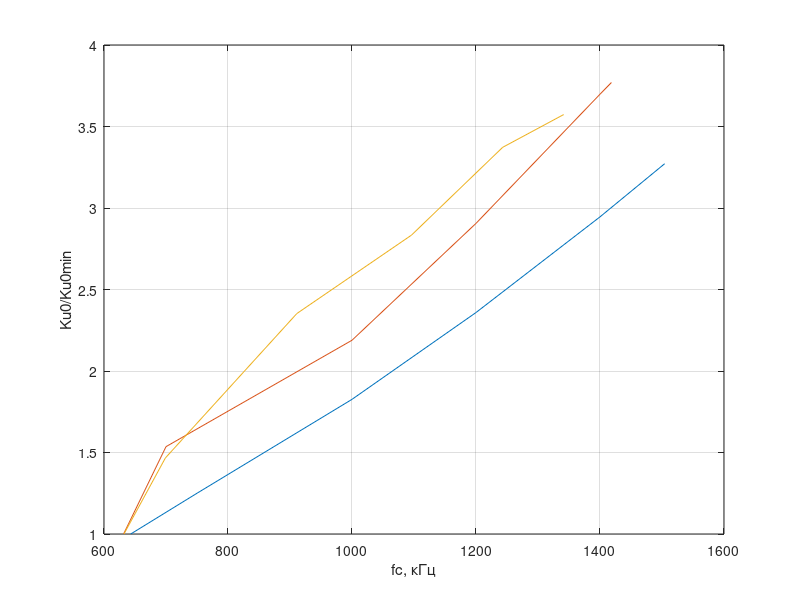

The MATLAB script that drew this image: (Note: this script raises an error after producing the figure.)
%% c1
clear all
clc
fcmin=643.1;
uoutrezmin=0.092;
fcmax=1504.3;
uoutrezmax=0.301;
fc=[750 1000 1200 1400];
uoutrez=[0.115 0.168 0.217 0.271];
f1=[fcmin,fc,fcmax]
u1=[uoutrezmin, uoutrez, uoutrezmax]
K1=u1/uoutrezmin
%% c2
fcmin=631.6;
uoutrezmin=0.265;
fcmax=1418.4;
uoutrezmax=0.999;
fc=[700 1000 1200 1400];
uoutrez=[0.407 0.580 0.770 0.980];
f2=[fcmin,fc,fcmax]
u2=[uoutrezmin, uoutrez, uoutrezmax]
K2=u2/uoutrezmin
%% c3
fcmin=632.2;
uoutrezmin=0.403;
fcmax=1341.4;
uoutrezmax=1.440;
fc=[699 911 1096 1243];
uoutrez=[0.591 0.948 1.142 1.359];
f3=[fcmin,fc,fcmax]
u3=[uoutrezmin, uoutrez, uoutrezmax]
K3=u3/uoutrezmin
%%
figure(1)
plot(f1,K1,f2,K2,f3,K3), hold on, grid on
xlabel('fc, кГц')
ylabel('Ku0/Ku0min')
%% M

fcmin=533.8;
uoutrezmin=0.133;
fcmax=1496.7;
uoutrezmax=0.05;
fc=[800 1000 1200 1400];
uoutrez=[0.101 0.072 0.061 0.053];
Kurez=uoutrez./uoutrezmax;
fm=[fcmin,fc,fcmax];
um=[uoutrezmin,uoutrez,uoutrezmax];
Km=um/uoutrezmax;
h=(1-(fa^2/fcmax^2))/(fa^2/fcmin^2)
%% M+c1
fcmin=527.2;
uoutrezmin=0.027;
fcmax=1505;
uoutrezmax=0.273;
fc=[750 1000 1250 1500];
uoutrez=[0.048 0.111 0.191 0.265];
Kurez=uoutrez./uoutrezmin;
fmc1=[fcmin,fc,fcmax];
umc1=[uoutrezmin,uoutrez,uoutrezmax];
Kmc1=umc1/uoutrezmin;;
%%
figure(1)
plot(fm,Km,fmc1,Kmc1), hold on, grid on
xlabel('fc, кГц')
ylabel('Ku0/Ku0min')
%% удлин антенна 
clear all
clc
fa=528.1;
urez=.057;
%% rasstr
fc1niz=642.7;
fc2niz=630;
fc3niz=636.5;
fc1up=1495.6;
fc2up=1418.1;
fc3up=1348.8;
fdiffdown2=fc1niz-fc2niz
fdiffdown3=fc1niz-fc3niz
fdiffup2=fc1up-fc2up
fdiffup3=fc1up-fc3up
%% rez char с1
clear all
clc
fmin1=[ 621.8 625.8 626.3 628.2 630.2 643 652.1 655.1 658.5 662.3];
umin1=[.051 .059 .061 .066 .071 .092 .069 .061 .055 .047];
fmax1=[1454.6 1467.8 1475.8 1481.1 1504.3 1523.5 1531.4 1542.1 1547.9 1551];
umax1=[0.18 0.212 0.237 0.255 0.301 0.265 0.241 0.211 0.202 0.190];
urezmin1=0.092;
frezmin1=643;
urezmax1=0.301;
frezmax1=1504.3;
%% rez char с2
fmin2=[617.3 617.6 620.8 627.8 631.6 636.5 640.7 644.8 651.2 661.5];
umin2=[.175 .176 .209 .251 .265 .231 .202 0.180 .148 .112];
fmax2=[1357.3 1368.4 1382.9 1385 1418.4 1443.2 1445.6 1448.7 1456.8 1462.4];
umax2=[0.488 0.577 0.692 0.728 0.999 0.757 0.730 0.697 0.621 0.575];
urezmin2=0.265;
frezmin2=631.6;
urezmax2=0.999;
frezmax2=1418.4;
%% rez char с3
fmin3=[593.2 600.1 609.5 614.2 622.5  632.2 639.5 642.6 645.1 649.7];
umin3=[0.166 0.208 0.286 0.312 0.355 0.403 0.272 0.243 0.226 0.202];
fmax3=[1291.2 1301.7 1308.5 1319.1 1341.4 1368.4 1373.6 1377.6 1380.4 1387];
umax3=[0.900 1.009 1.026  1.154 1.440 1.212 1.091 1.007 0.957 0.962];
urezmin3=0.403;
frezmin3=632.2;
urezmax3=1.440;
frezmax3=1341.4;
%% rez induct svz
fminm=[500.8 506.3 511.7 513.2 517.2 533.8 548.8 550.5 551.7 563.3];
uminm=[0.057 0.07 0.09 0.094 0.111 0.133 0.097 0.093 0.09 0.077];
fmaxm=[1435.8 1441.4 1450.6 1460.2 1496.7 1519.3 1528 1543.1 1550 1557.8 ];
umaxm=[0.029 0.030 0.033 0.035 0.05 0.045 0.041 0.035 0.032 0.030 ];
urezminm=0.133;
frezminm=533.8;
urezmaxm=0.05;
frezmaxm=1496.7;
%%
plot(fmax1-frezmax1,umax1/urezmax1,'-black*',fmax2-frezmax2,umax2/urezmax2,'-blacko',fmax3-frezmax3,umax3/urezmax3,'black--',fmaxm-frezmaxm,umaxm/urezmaxm,'black:'), hold on , grid on
legend('C1','C2','C3','M')
xlabel('fc-fрез, кГц')
ylabel('Uвых/Uрез')

%%
fileID = fopen('myfile.txt','w');
nbytes = fprintf(fileID,'% 1.4f\n',umax);
fclose(fileID);
type('myfile.txt')